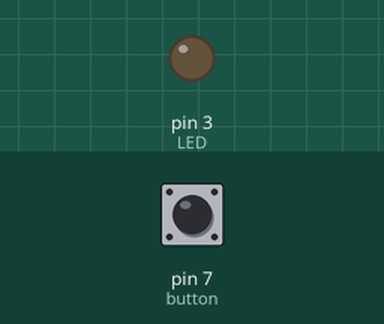
Simulated run of this sketch. Board: Arduino Uno, built with avr-gcc and run on an emulated ATmega328P. Shown: output pins drawn as LEDs (lit = HIGH). The test bench sets the inputs (shaded band); at power-on: pin 7 (button) HIGH.

Above: at 1.2 s.
1.3 s: pin 7 (button) pulled LOW for 0.15 s
At 1.37 s:
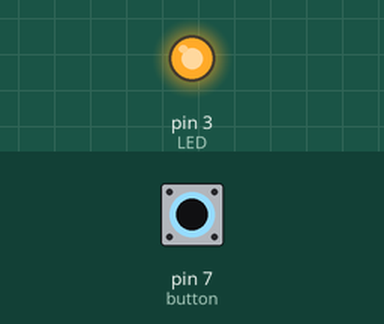
2.9 s: pin 7 (button) pulled LOW for 3.2 s
At 7.5 s:
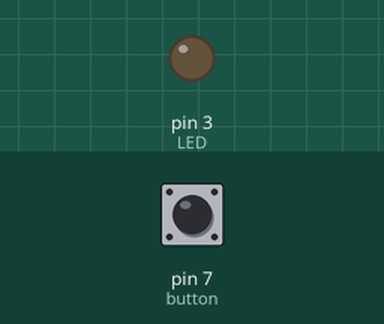
Timing chart, 0 to 9.0 s (numbered marks = the images above; inputs shaded):
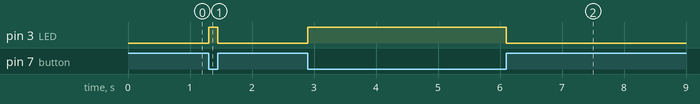

Measured:
- after the input at 1.3 s, pin 3 (LED): LOW → HIGH at once, → LOW 0.15 s later
- after the input at 2.9 s, pin 3 (LED): LOW → HIGH at once, → LOW 3.2 s later

The sketch:

tutorial-4-1.ino
```cpp
#define LED 3
#define button 7

void setup()
{
  pinMode(LED,OUTPUT);
  pinMode(button,INPUT);   // Set button as Input
}

void loop()
{
  boolean ButtonState = digitalRead(button); // read button

  if (ButtonState == 0) digitalWrite(LED,HIGH);
  else if (ButtonState == 1) digitalWrite(LED,LOW);

}
```
